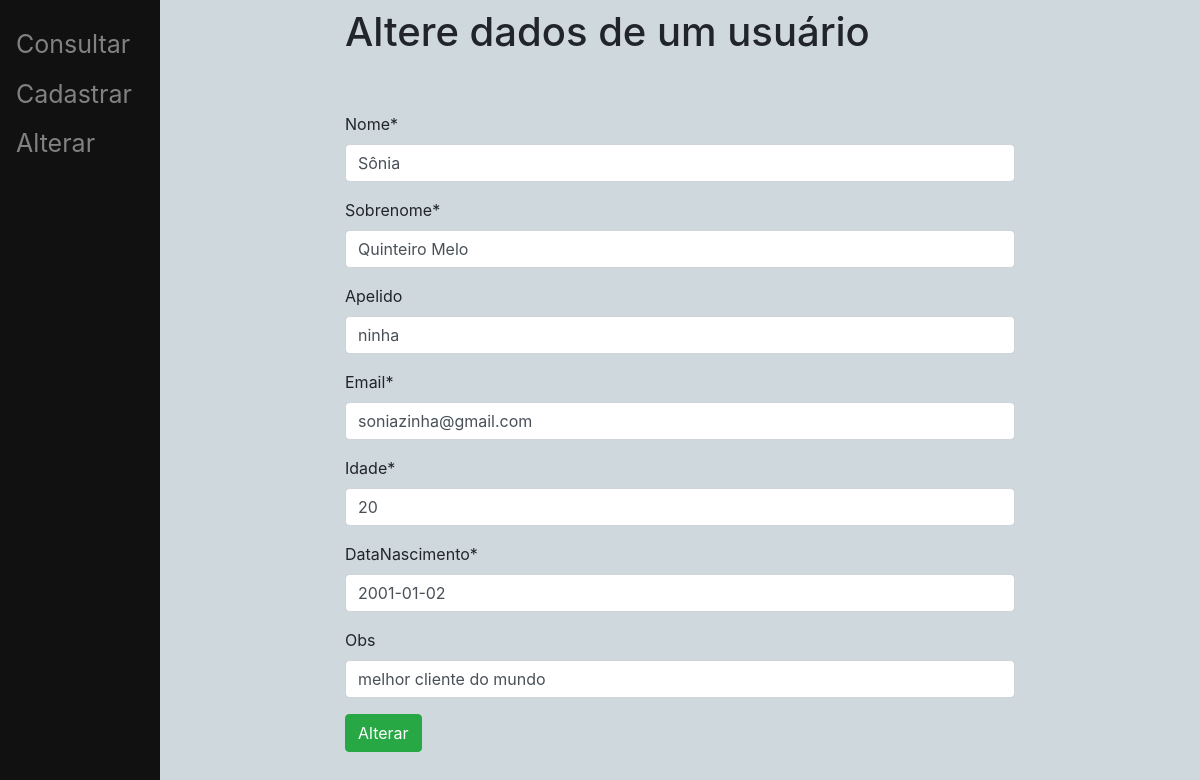
Screenshot of /altera/escolha/2/ with the database file from the repository.
### main/models.py (models this page shows, shortened)
class User(models.Model):
    nome = models.CharField(max_length=15)
    sobrenome = models.CharField(max_length=40)
    apelido = models.CharField(max_length=10)
    email = models.EmailField()
    idade = models.SmallIntegerField()
    dataNascimento = models.DateField()
    obs = models.CharField(max_length=100)
    class Meta:
        ordering = ('nome', 'sobrenome')

### main/views.py (the view)
# urls.py: path("altera/escolha/<str:pk>/", views.updateUser, name="updateUser"),
def updateUser(request, pk):
    user = User.objects.get(id=pk)
    form = UpdateUser(instance=user)
    if request.method == 'POST':
        form = UpdateUser(request.POST or None, instance=user)
        if form.is_valid():
            form.save()
            return redirect('/consulta')
    context = {'form': form, 'user': user}
    return render(request, 'main/update.html', context)

### main/forms.py
class UpdateUser(RequiredFieldsMixin, forms.ModelForm):
    class Meta:
        model = User
        fields = ['nome', 'sobrenome', 'apelido', 'email', 'idade', 'dataNascimento', 'obs']
        fields_required = ['nome', 'sobrenome', 'email', 'idade', 'dataNascimento']

### main/templates/main/update.html (shortened to what this page needs)
{% extends 'main/base.html'%}
{% load crispy_forms_tags %}
{% block content%}
<h1 class="mt-2"> Altere dados de um usuário</h1>
    <br>
    <br>
<form method="post" action="/altera/escolha/{{user.id}}/" class="form-group">
    {{ form|crispy }}
    <button type="submit", name="save" class="btn btn-success">Alterar</button>
</form>
 {%endblock%}

### main/templates/main/base.html (style rules this page uses)
.body { background-color: #CFD8DC; }

### rows the page displays
User: nome "Sônia", sobrenome "Quinteiro Melo", apelido "ninha", email "soniazinha@gmail.com", idade "20", dataNascimento "2001-01-02", obs "melhor cliente do mundo"
